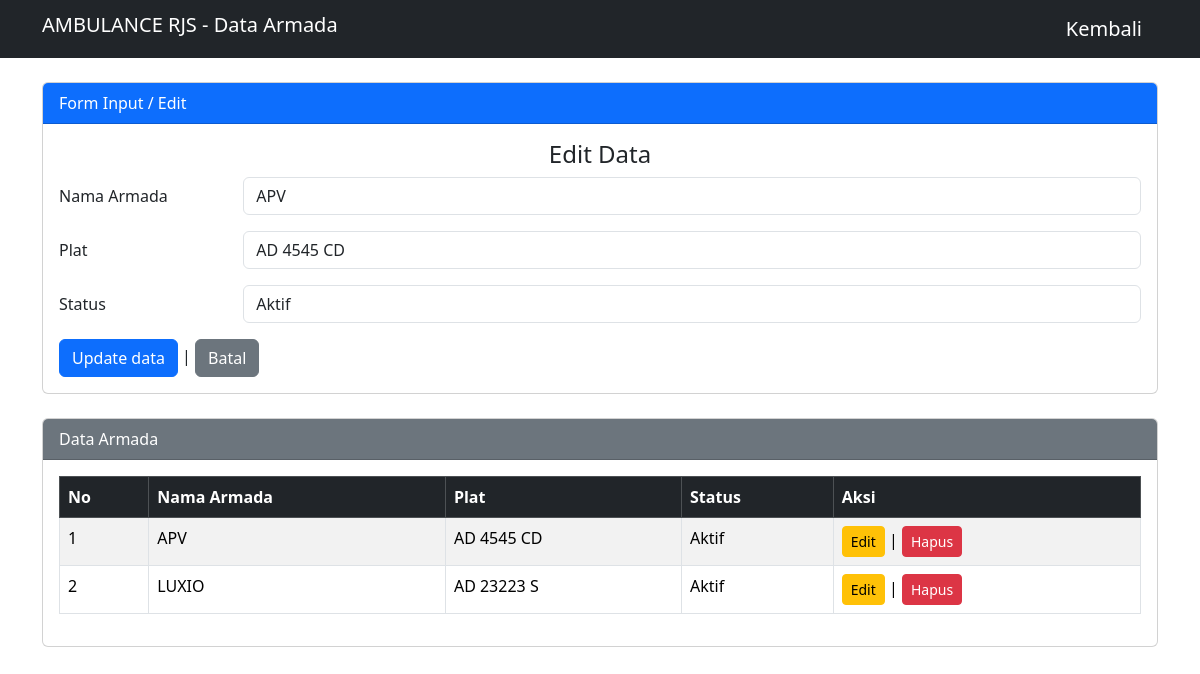
The app's page /view/armada.php?edit=2 (signed in) with its own data.
### tables this page shows
CREATE TABLE `armada` (
  `id_armada` int(55) NOT NULL,
  `nama_armada` varchar(55) NOT NULL,
  `plat` varchar(55) NOT NULL,
  `status` text NOT NULL
);

### config/koneksi.php (called while the page is built, shortened)
<?php
class database
{
    private $host = "localhost";
    private $username = "root";
    private $pass = "";
    private $db = "ambulance";
    function __construct()
    {
        $this->connect = mysqli_connect($this->host, $this->username, $this->pass, $this->db);
    }
}

### proses/proses-armada.php (called while the page is built, shortened)
<?php
    require_once(__DIR__.'/../config/koneksi.php');
    class armada{
        private $db;
        public function __construct(){
            $database = new database();
            $this->db = $database->connect;
        }
    public function tampil(){
        $data = mysqli_query($this->db, "SELECT * FROM armada");
        return mysqli_fetch_all($data, MYSQLI_ASSOC);
    }
    public function cari($id){
        $data = mysqli_query($this->db, "SELECT * FROM armada where id_armada = '$id'");
        return mysqli_fetch_assoc($data);
    }
}
?>

### view/armada.php (the view, shortened to what this page needs)
<?php
require_once __DIR__ . '/../proses/proses-armada.php';
$armada = new Armada();
$editData = NULL;
if (isset($_GET['edit'])) {
    $id = $_GET['edit'];
    $editData = $armada->cari($id);
}
include '../template/header.php';
?>
<body>
    <nav class="navbar navbar-dark bg-dark">
        <div class="container">
            <h3 class="navbar-brand">AMBULANCE RJS - Data Armada</h3>
            <a class="navbar-brand" href="../index.php">Kembali</a>
        </div>
    </nav>
    <div class="container my-4">
        <div class="card mb-4">
            <div class="card-header bg-primary text-white">Form Input / Edit</div>
            <div class="card-body">
                <div class="form-input">
                    <?php if ($editData) { ?>
                        <h4 style="text-align : center;">Edit Data</h4>
                        <form method="post" action="armada.php">
                            <div class="mb-3 row">
                                <label for="nama" class="col-sm-2 col-form-label">Nama Armada</label>
                                <div class="col-sm-10">
                                    <input type="text" class="form-control" id="nama" name="nama" required value="<?= $editData['nama_armada'] ?>">
                                </div>
                            </div>
                            <div class="mb-3 row">
                                <label for="plat" class="col-sm-2 col-form-label">Plat</label>
                                <div class="col-sm-10">
                                    <input type="text" class="form-control" id="plat" name="plat" required value="<?= $editData['plat'] ?>">
                                </div>
                            </div>
                            <div class="mb-3 row">
                                <label for="status" class="col-sm-2 col-form-label">Status</label>
                                <div class="col-sm-10">
                                    <input type="text" class="form-control" id="status" name="status" required value="<?= $editData['status'] ?>">
                                </div>
                            </div>
                            <button type="submit" name="edit" class="btn btn-primary"> Update data </button> |
                            <a href="armada.php" class="btn btn-secondary">Batal</a>
                        </form>
                    <?php } ?>
                </div>
            </div>
        </div>
        <div class="card">
            <div class="card-header text-white bg-secondary">Data Armada</div>
            <div class="card-body">
                <table class="table table-bordered table-striped" id="tableArmada">
                    <thead class="table-dark">
                        <tr>
                            <th>No</th>
                            <th>Nama Armada</th>
                            <th>Plat</th>
                            <th>Status</th>
                            <th>Aksi</th>
                        </tr>
                    </thead>
                    <?php
                    $no = 1;
                    foreach ($armada->tampil() as $data) {
                    ?>
                        <tr>
                            <td><?php echo $no++; ?></td>
                            <td><?php echo $data['nama_armada']; ?></td>
                            <td><?php echo $data['plat']; ?></td>
                            <td><?php echo $data['status']; ?></td>
                            <td>
                                <a href="?edit=<?php echo $data['id_armada']; ?>" class="btn btn-sm btn-warning">Edit</a> |
                                <a href="?hapus=<?php echo $data['id_armada']; ?>" class="btn btn-sm btn-danger" onclick="return confirm('Yakin hapus data?')">Hapus</a>
                            </td>
                        </tr>
                    <?php } ?>
                </table>
            </div>
        </div>
    </div>
</body>
</html>

### records on screen
armada: nama "APV", plat "AD 4545 CD", status "Aktif", nama_armada "APV"
armada: nama_armada "LUXIO", plat "AD 23223 S", status "Aktif"
